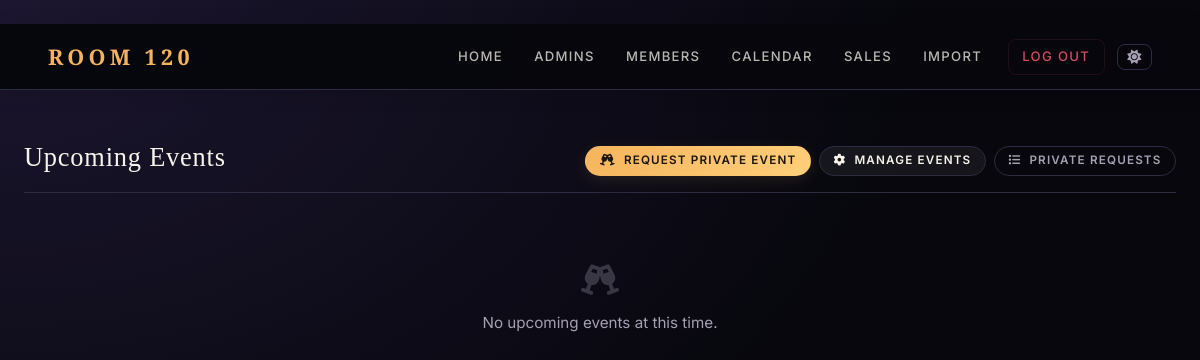
The app's page /events (signed in), older data.
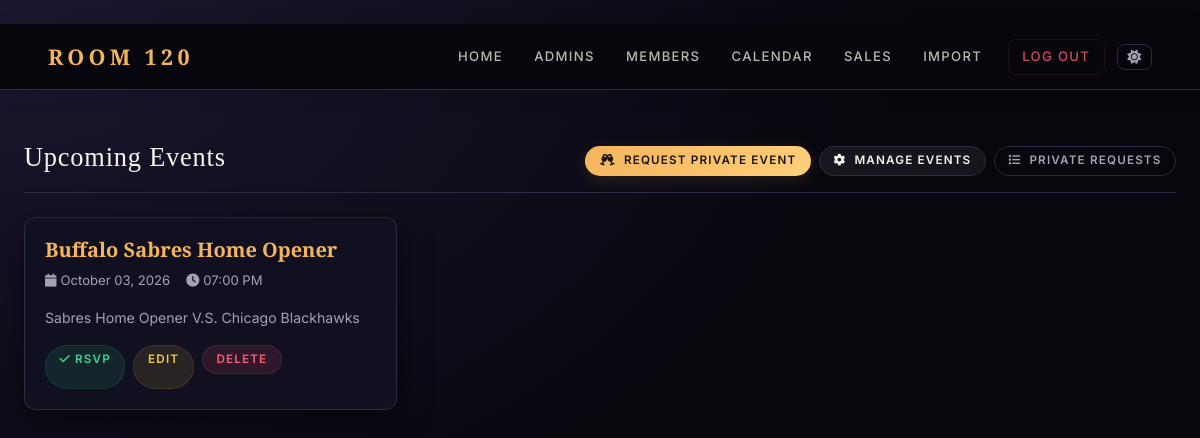
The same page, newer data.
### app.py (models this page shows)
class Event(db.Model):
    id = db.Column(db.Integer, primary_key=True)
    name = db.Column(db.String(100), nullable=False)
    date = db.Column(db.String(20), nullable=False)
    time = db.Column(db.String(20), nullable=False)
    description = db.Column(db.Text, nullable=False)

### app.py (the view)
@app.route('/events')
def events():
    if not session.get('user_id'):
        return redirect(url_for('login'))
    view_mode = request.args.get('view', 'list')
    events = Event.query.order_by(Event.date.asc()).all()
    for event in events:
        db.session.expunge(event)
        if isinstance(event.date, str):
            try:
                event.date = datetime.strptime(event.date, '%Y-%m-%d').date()
            except Exception:
                pass
        if isinstance(event.time, str):
            try:
                event.time = datetime.strptime(event.time, '%H:%M:%S').time()
            except ValueError:
                try:
                    event.time = datetime.strptime(event.time, '%H:%M').time()
                except Exception:
                    pass
    return render_template(
        'events.html',
        events=events,
        view_mode=view_mode,
        is_admin=(session.get('role') == 'admin')
    )

### app.py (called while the page is built)
@app.before_request
def enable_foreign_keys():
    db.session.execute(text('PRAGMA foreign_keys = ON'))

@app.context_processor
def inject_globals():
    user = None
    if session.get('user_id'):
        user = User.query.get(session.get('user_id'))
    try:
        all_types = MembershipType.query.order_by(MembershipType.sort_order, MembershipType.display_name).all()
    except Exception:
        all_types = []
    type_map = {t.name: t for t in all_types}
    active_types = [t for t in all_types if t.is_active]
    return dict(
        current_user=user,
        membership_types=active_types,
        all_membership_types=all_types,
        membership_type_map=type_map,
    )

def authorized(*perms):
    role = session.get('role')
    if role == 'admin':
        return True
    if role == 'staff':
        user_perms = set(session.get('permissions', []))
        return all(p in user_perms for p in perms)
    return False

### templates/events.html
﻿{% extends 'base.html' %}
{% block content %}
<div class="container-fluid px-4 mt-4">
  <div class="page-header d-flex justify-content-between align-items-end flex-wrap gap-2">
    <div>
      <h2>Upcoming Events</h2>
    </div>
    <div class="d-flex gap-2 flex-wrap">
      {% if session.get('user_id') %}
      <a href="{{ url_for('private_event_request') }}" class="btn btn-primary btn-sm">
        <i class="fas fa-champagne-glasses me-1"></i> Request Private Event
      </a>
      {% endif %}
      {% if authorized('view_events') %}
      <a href="{{ url_for('admin_events') }}" class="btn btn-secondary btn-sm">
        <i class="fas fa-cog me-1"></i> Manage Events
      </a>
      {% endif %}
      {% if authorized('view_private_events') %}
      <a href="{{ url_for('admin_private_events') }}" class="btn btn-outline-secondary btn-sm">
        <i class="fas fa-list me-1"></i> Private Requests
      </a>
      {% endif %}
    </div>
  </div>
  {% if events %}
    <div class="row g-3">
      {% for event in events %}
      <div class="col-md-6 col-lg-4">
        <div class="card h-100">
          <div class="card-body d-flex flex-column">
            <h5 class="mb-2" style="font-family:'Playfair Display',serif;color:var(--accent);">{{ event.name }}</h5>
            <div class="d-flex gap-3 mb-3" style="font-size:0.82rem;color:var(--text-muted);">
              <span><i class="fas fa-calendar me-1"></i>{{ event.date.strftime('%B %d, %Y') }}</span>
              <span><i class="fas fa-clock me-1"></i>{{ event.time.strftime('%I:%M %p') }}</span>
            </div>
            <p class="text-muted mb-3" style="font-size:0.88rem;flex:1;">{{ event.description }}</p>
            <div class="d-flex gap-2 flex-wrap">
              <a href="{{ url_for('reservations', date=event.date.strftime('%Y-%m-%d'), time=event.time.strftime('%H:%M'), note='RSVP for ' + event.name) }}"
                 class="btn btn-success btn-sm">
                <i class="fas fa-check me-1"></i>RSVP
              </a>
              {% if session.get('role') == 'admin' %}
                <a href="{{ url_for('edit_event', event_id=event.id) }}" class="btn btn-warning btn-sm">Edit</a>
                <form action="{{ url_for('delete_event', event_id=event.id) }}" method="POST" class="d-inline">
                  <button type="submit" class="btn btn-danger btn-sm">Delete</button>
                </form>
              {% endif %}
            </div>
          </div>
        </div>
      </div>
      {% endfor %}
    </div>
  {% else %}
    <div class="text-center py-5" style="color:var(--text-muted);">
      <i class="fas fa-champagne-glasses fa-2x mb-3" style="opacity:0.3;"></i>
      <p>No upcoming events at this time.</p>
    </div>
  {% endif %}
</div>
{% endblock %}

Row changes from the older to the newer data that the page shows:
added Event: name "Buffalo Sabres Home Opener", date "October 03, 2026", time "07:00 PM", description "Sabres Home Opener V.S. Chicago Blackhawks"
Text that changed along with them:
text no longer shown: "No upcoming events at this time."
